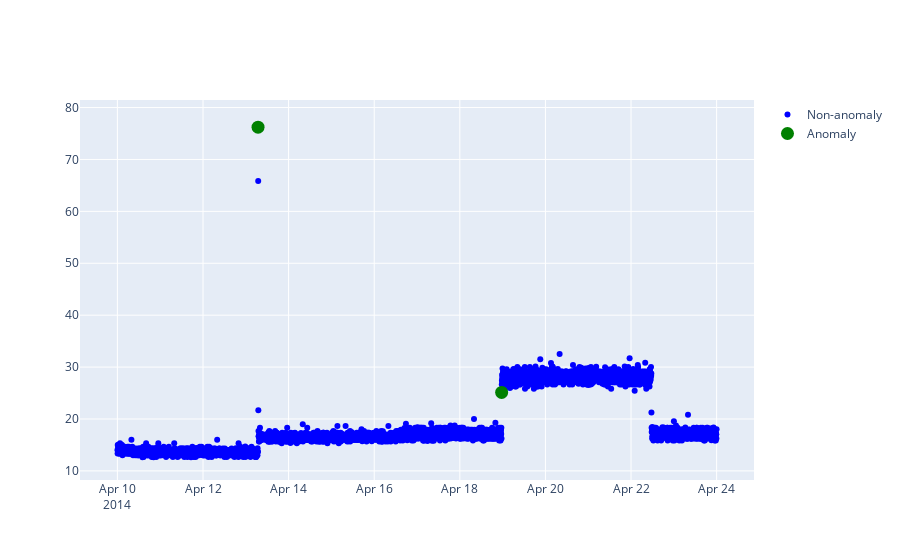

The cell this chart's notebook holds for it:
### Code cell
# plot validation data
fig = go.Figure()
fig.add_trace(go.Scatter(x=valid['timestamp'], y=valid['value'], 
                         mode='markers', name='Non-anomaly',
                         marker=dict(color='blue')))
fig.add_trace(go.Scatter(x=valid_anomalies['timestamp'],
                         y=valid_anomalies['value'], 
                         mode='markers', name='Anomaly',
                         marker=dict(color='green', size=13)))

### Figure 1 — Plotly figure (JSON) as saved in the notebook; plotly's stock layout.template omitted (floating-point values rounded to 4 significant figures; data arrays with more than 128 entries replaced by an {"elided": "..."} marker saying what was removed)
{"data": [{"marker": {"color": "blue"}, "mode": "markers", "name": "Non-anomaly", "type": "scatter", "x": {"elided": "4032 str values"}, "y": {"elided": "4032 float values"}}, {"marker": {"color": "green", "size": 13}, "mode": "markers", "name": "Anomaly", "type": "scatter", "x": ["2014-04-13T06:52:00", "2014-04-18T23:27:00"], "y": [76.23, 25.11]}], "layout": {"autosize": true, "xaxis": {"autorange": true, "range": ["2014-04-09 03:53:22.9628", "2014-04-24 20:05:37.0372"], "type": "date"}, "yaxis": {"autorange": true, "range": [7.881, 82.18], "type": "linear"}}}
